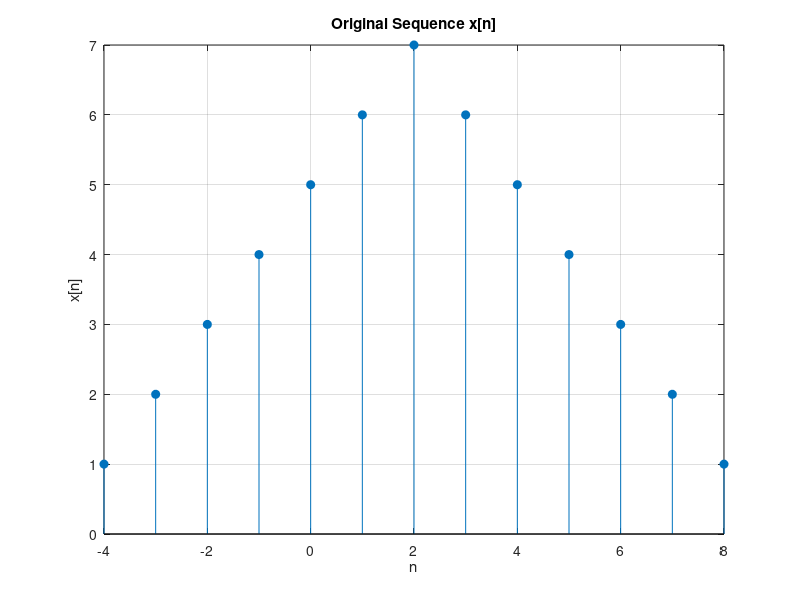
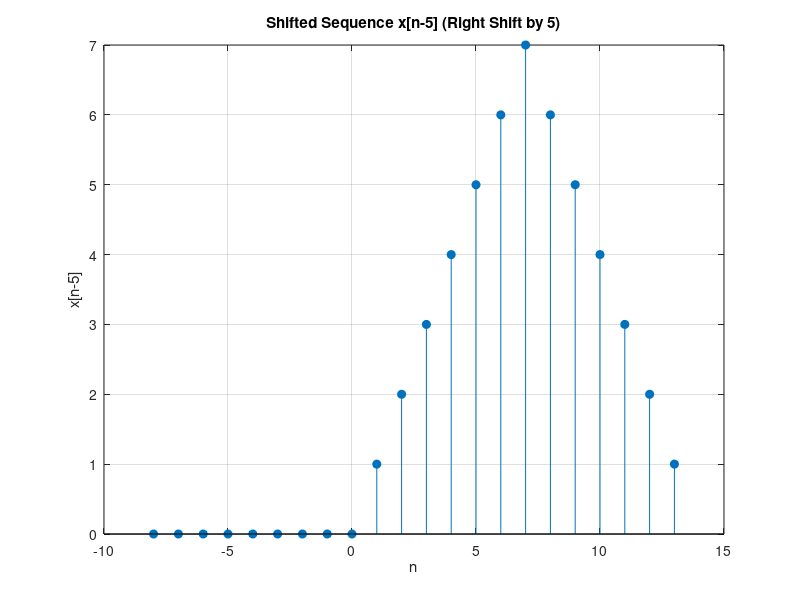
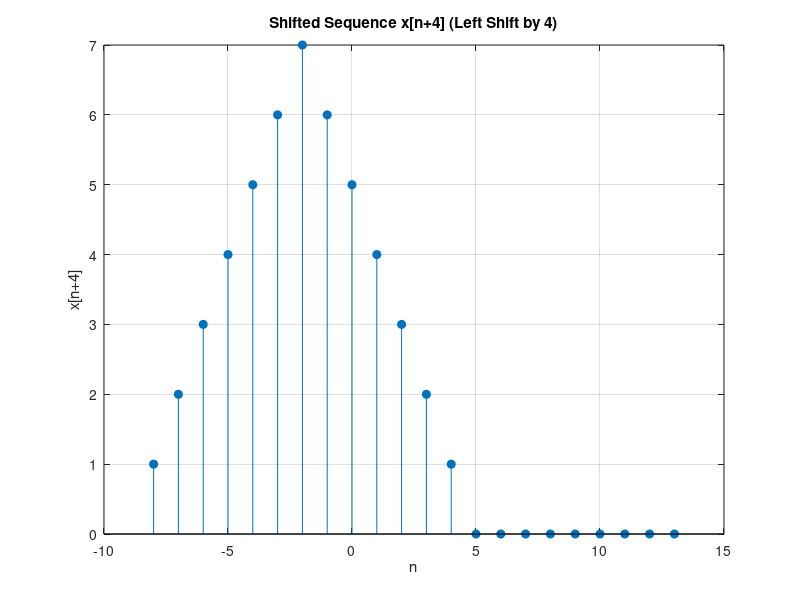
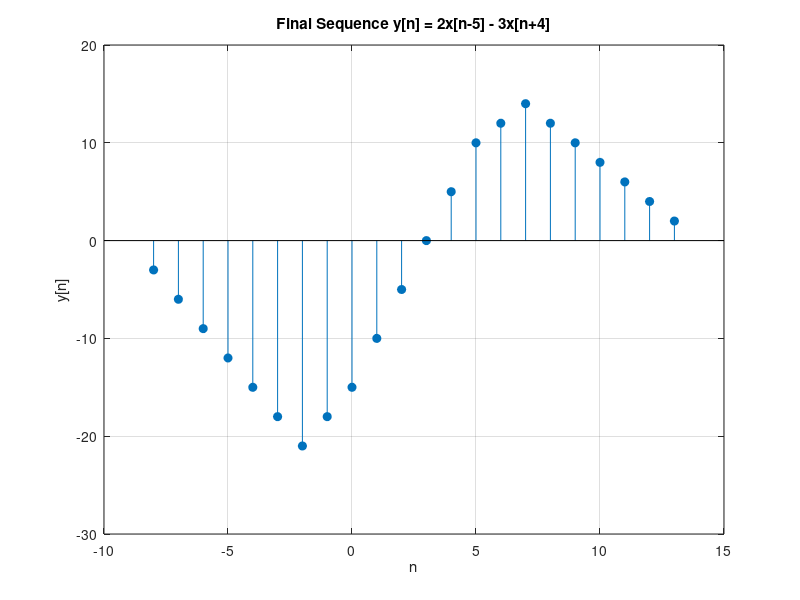

Source code (MATLAB) for these figures, in order:
clc; clear; close all;
 
% Original sequence definition
 
x = [1 2 3 4 5 6 7 6 5 4 3 2 1];  % x[n]
x_n = -4:8;                       % indices for x[n]
 
 
% Plot the original sequence x[n]
 
figure;
stem(x_n, x, 'filled');           % stem plot of x[n]
xlabel('n'); 
ylabel('x[n]');
title('Original Sequence x[n]');
grid on;
 
 
% Prepare for shifting operations
 
y_n = -8:13;                      % union range to cover both shifts
x1 = zeros(1,length(y_n));        % preallocate for x[n-5]
x2 = zeros(1,length(y_n));        % preallocate for x[n+4]
 
 
% Compute shifted sequences with zero-padding
 
for k = 1:length(y_n)
    n = y_n(k);
    
    % ----- Compute x[n-5] -----
    idx1 = find(x_n == n-5);      % find index where n-5 exists
    if ~isempty(idx1)
        x1(k) = x(idx1);          % assign value if exists
    else
        x1(k) = 0;                % zero-padding if index out of range
    end
    
    % ----- Compute x[n+4] -----
    idx2 = find(x_n == n+4);      % find index where n+4 exists
    if ~isempty(idx2)
        x2(k) = x(idx2);          % assign value if exists
    else
        x2(k) = 0;                % zero-padding if index out of range
    end
end
 
 
% Plot shifted sequence x[n-5]
 
figure;
stem(y_n, x1, 'filled');
xlabel('n'); 
ylabel('x[n-5]');
title('Shifted Sequence x[n-5] (Right Shift by 5)');
grid on;
 
% Plot shifted sequence x[n+4]
 
figure;
stem(y_n, x2, 'filled');
xlabel('n'); 
ylabel('x[n+4]');
title('Shifted Sequence x[n+4] (Left Shift by 4)');
grid on;
 
% Compute and plot final output y[n]
 
y = 2*x1 - 3*x2;         % linear combination
 figure;
stem(y_n, y, 'filled');
xlabel('n'); 
ylabel('y[n]');
title('Final Sequence y[n] = 2x[n-5] - 3x[n+4]');
grid on;
